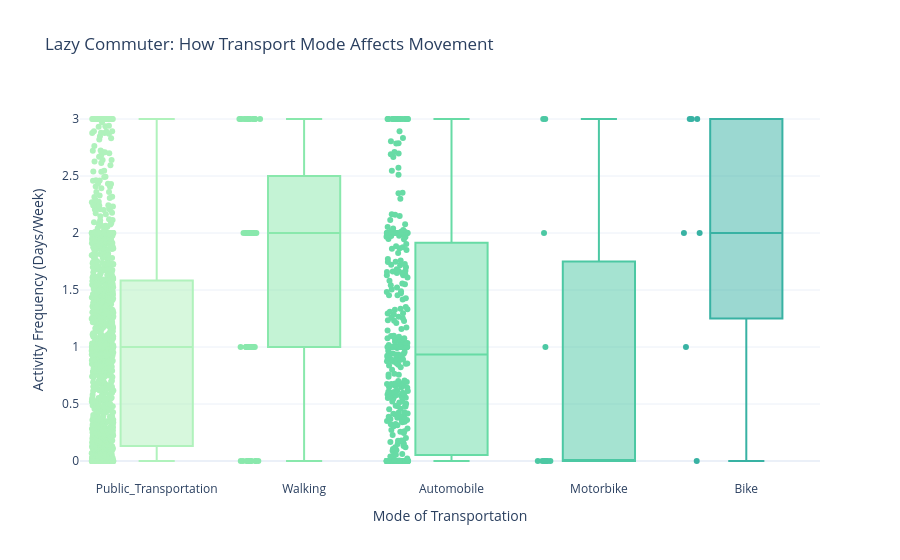

The cell this chart's notebook holds for it:
### Markdown cell above
## 2. The Lazy Commuter: Transport Mode vs. Activity
Examine how transportation modes (MTRANS) affect physical activity and sedentary levels.

### Code cell
# Analyze the relationship between transportation mode and movement frequency.
fig2 = px.box(df, 
             x="MTRANS", 
             y="FAF", 
             color="MTRANS",
             points="all",
             template="plotly_white",
             title="Lazy Commuter: How Transport Mode Affects Movement",
             color_discrete_sequence=px.colors.sequential.Tealgrn)

fig2.update_layout(
    xaxis_title="Mode of Transportation",
    yaxis_title="Activity Frequency (Days/Week)",
    showlegend=False
)

fig2.show()

### Figure 1 — Plotly figure (JSON) as saved in the notebook; plotly's stock layout.template omitted (floating-point values rounded to 4 significant figures; data arrays with more than 128 entries replaced by an {"elided": "..."} marker saying what was removed)
{"data": [{"alignmentgroup": "True", "boxpoints": "all", "hovertemplate": "MTRANS=%{x}<br>FAF=%{y}<extra></extra>", "legendgroup": "Public_Transportation", "marker": {"color": "rgb(176, 242, 188)"}, "name": "Public_Transportation", "notched": false, "offsetgroup": "Public_Transportation", "orientation": "v", "showlegend": true, "type": "box", "x": {"elided": "1580 str values"}, "x0": " ", "xaxis": "x", "y": {"elided": "1580 float values"}, "y0": " ", "yaxis": "y"}, {"alignmentgroup": "True", "boxpoints": "all", "hovertemplate": "MTRANS=%{x}<br>FAF=%{y}<extra></extra>", "legendgroup": "Walking", "marker": {"color": "rgb(137, 232, 172)"}, "name": "Walking", "notched": false, "offsetgroup": "Walking", "orientation": "v", "showlegend": true, "type": "box", "x": ["Walking", "Walking", "Walking", "Walking", "Walking", "Walking", "Walking", "Walking", "Walking", "Walking", "Walking", "Walking", "Walking", "Walking", "Walking", "Walking", "Walking", "Walking", "Walking", "Walking", "Walking", "Walking", "Walking", "Walking", "Walking", "Walking", "Walking", "Walking", "Walking", "Walking", "Walking", "Walking", "Walking", "Walking", "Walking", "Walking", "Walking", "Walking", "Walking", "Walking", "Walking", "Walking", "Walking", "Walking", "Walking", "Walking", "Walking", "Walking", "Walking", "Walking", "Walking", "Walking", "Walking", "Walking", "Walking", "Walking"], "x0": " ", "xaxis": "x", "y": [2.0, 3.0, 1.0, 2.0, 1.0, 2.0, 0.0, 1.0, 0.0, 1.0, 2.0, 3.0, 1.0, 3.0, 3.0, 3.0, 0.0, 1.0, 1.0, 1.0, 1.0, 3.0, 2.0, 2.0, 3.0, 2.0, 0.0, 3.0, 2.0, 2.0, 0.0, 3.0, 0.0, 1.0, 3.0, 1.0, 3.0, 1.0, 3.0, 3.0, 2.0, 2.0, 3.0, 0.0, 0.0, 0.0, 2.0, 1.0, 2.0, 1.0, 0.0, 1.0, 0.0, 2.0, 2.0, 1.0], "y0": " ", "yaxis": "y"}, {"alignmentgroup": "True", "boxpoints": "all", "hovertemplate": "MTRANS=%{x}<br>FAF=%{y}<extra></extra>", "legendgroup": "Automobile", "marker": {"color": "rgb(103, 219, 165)"}, "name": "Automobile", "notched": false, "offsetgroup": "Automobile", "orientation": "v", "showlegend": true, "type": "box", "x": {"elided": "457 str values"}, "x0": " ", "xaxis": "x", "y": {"elided": "457 float values"}, "y0": " ", "yaxis": "y"}, {"alignmentgroup": "True", "boxpoints": "all", "hovertemplate": "MTRANS=%{x}<br>FAF=%{y}<extra></extra>", "legendgroup": "Motorbike", "marker": {"color": "rgb(76, 200, 163)"}, "name": "Motorbike", "notched": false, "offsetgroup": "Motorbike", "orientation": "v", "showlegend": true, "type": "box", "x": ["Motorbike", "Motorbike", "Motorbike", "Motorbike", "Motorbike", "Motorbike", "Motorbike", "Motorbike", "Motorbike", "Motorbike", "Motorbike"], "x0": " ", "xaxis": "x", "y": [1.0, 0.0, 0.0, 0.0, 0.0, 3.0, 0.0, 0.0, 3.0, 2.0, 0.0], "y0": " ", "yaxis": "y"}, {"alignmentgroup": "True", "boxpoints": "all", "hovertemplate": "MTRANS=%{x}<br>FAF=%{y}<extra></extra>", "legendgroup": "Bike", "marker": {"color": "rgb(56, 178, 163)"}, "name": "Bike", "notched": false, "offsetgroup": "Bike", "orientation": "v", "showlegend": true, "type": "box", "x": ["Bike", "Bike", "Bike", "Bike", "Bike", "Bike", "Bike"], "x0": " ", "xaxis": "x", "y": [2.0, 3.0, 1.0, 0.0, 3.0, 3.0, 2.0], "y0": " ", "yaxis": "y"}], "layout": {"boxmode": "overlay", "legend": {"title": {"text": "MTRANS"}, "tracegroupgap": 0}, "showlegend": false, "title": {"text": "Lazy Commuter: How Transport Mode Affects Movement"}, "xaxis": {"anchor": "y", "categoryarray": ["Public_Transportation", "Walking", "Automobile", "Motorbike", "Bike"], "categoryorder": "array", "domain": [0, 1], "title": {"text": "Mode of Transportation"}}, "yaxis": {"anchor": "x", "domain": [0, 1], "title": {"text": "Activity Frequency (Days/Week)"}}}}
